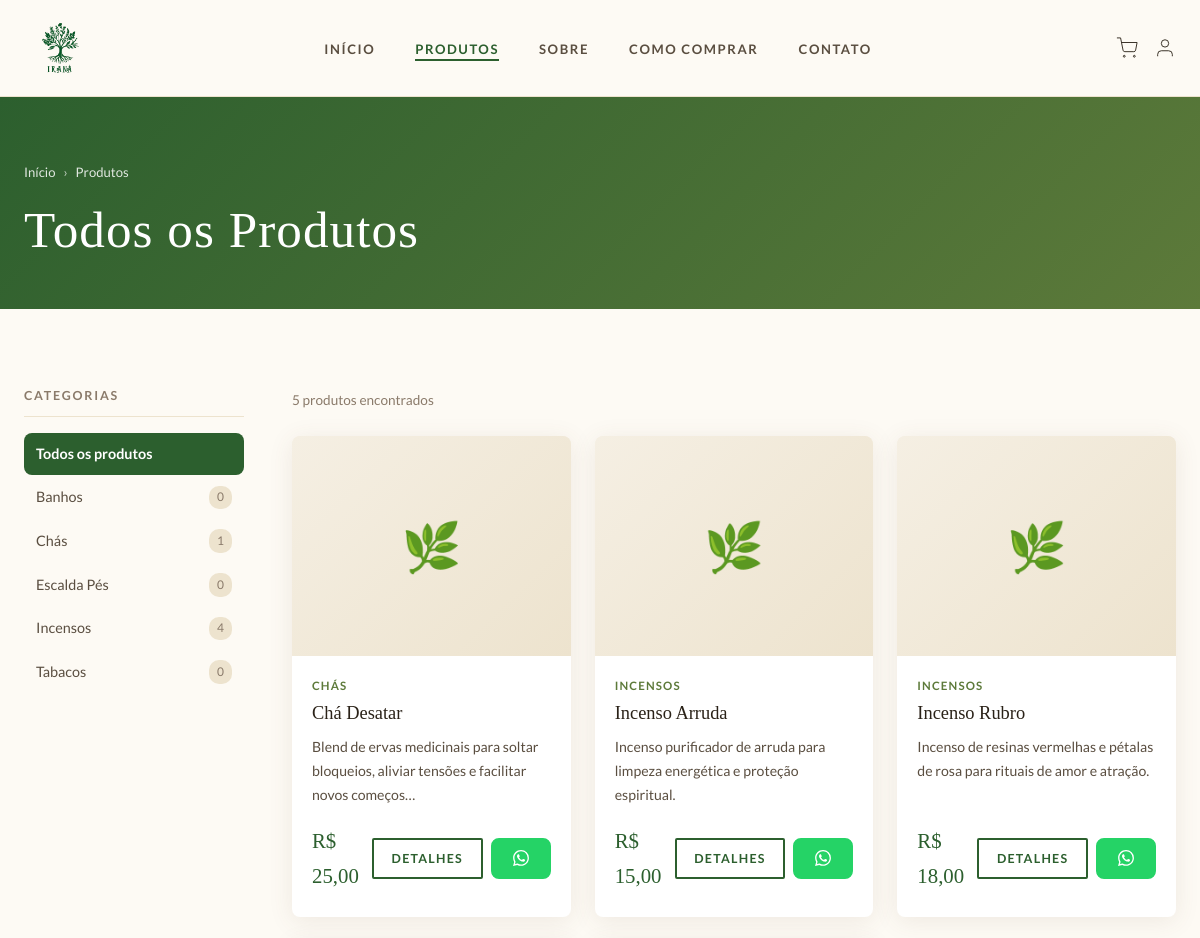
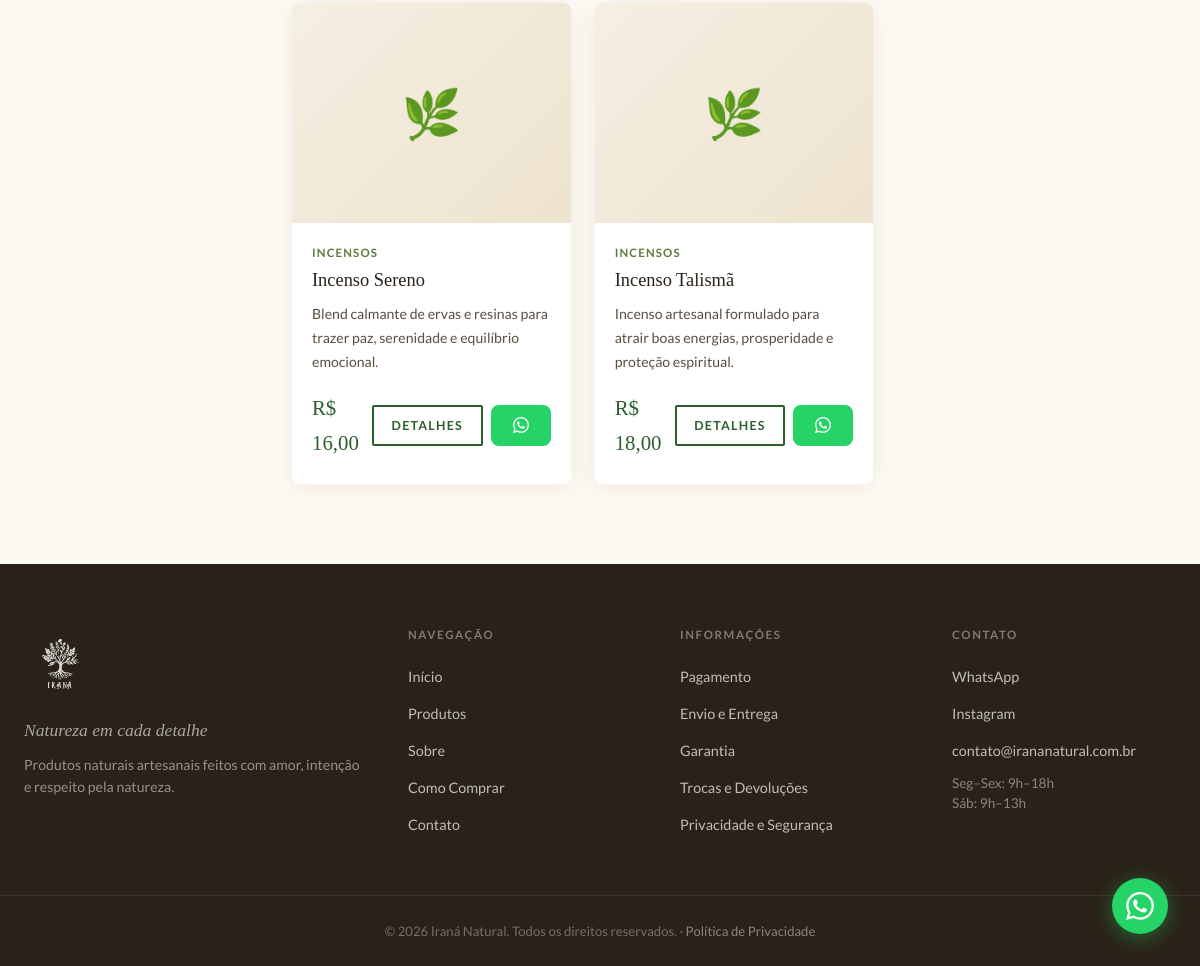
/produtos, run on the app's committed database (2 pictures, top to bottom).
### tables this page shows
CREATE TABLE IF NOT EXISTS `categorias` (
  `id` int unsigned NOT NULL AUTO_INCREMENT,
  `nome` varchar(100) NOT NULL,
  `slug` varchar(110) NOT NULL COMMENT 'URL amigável, único',
  `descricao` text,
  `imagem` varchar(255) DEFAULT NULL COMMENT 'Caminho relativo em uploads/categorias/',
  `ativo` tinyint(1) NOT NULL DEFAULT '1',
  `ordem` smallint NOT NULL DEFAULT '0' COMMENT 'Ordem de exibição no site',
  `criado_em` timestamp NOT NULL DEFAULT CURRENT_TIMESTAMP,
  PRIMARY KEY (`id`),
  UNIQUE KEY `uk_categorias_slug` (`slug`),
  KEY `idx_categorias_ativo_ordem` (`ativo`,`ordem`)
);

CREATE TABLE IF NOT EXISTS `produtos` (
  `id` int unsigned NOT NULL AUTO_INCREMENT,
  `categoria_id` int unsigned NOT NULL,
  `nome` varchar(150) NOT NULL,
  `slug` varchar(160) NOT NULL COMMENT 'URL amigável única',
  `sku` varchar(100) DEFAULT NULL COMMENT 'Código interno do produto (opcional)',
  `descricao_curta` text COMMENT 'Exibida em cards e listagens',
  `descricao_completa` text COMMENT 'Exibida na página do produto',
  `composicao` text COMMENT 'Lista de ingredientes/componentes',
  `modo_uso` text,
  `cuidados` text,
  `seo_titulo` varchar(70) DEFAULT NULL COMMENT 'Title tag para SEO (migration v1.1)',
  `seo_descricao` varchar(160) DEFAULT NULL COMMENT 'Meta description para SEO (migration v1.1)',
  `tags` text COMMENT 'Palavras-chave separadas por vírgula (migration v1.1)',
  `preco_venda` decimal(10,2) NOT NULL DEFAULT '0.00',
  `margem_desejada` decimal(5,2) NOT NULL DEFAULT '0.00' COMMENT 'Margem de lucro desejada em %',
  `custo_calculado` decimal(12,4) NOT NULL DEFAULT '0.0000' COMMENT 'Custo calculado via ficha técnica',
  `lucro_calculado` decimal(12,2) NOT NULL DEFAULT '0.00' COMMENT 'preco_venda - custo_calculado',
  `margem_real` decimal(5,2) NOT NULL DEFAULT '0.00' COMMENT 'Margem real em %',
  `estoque_atual` int NOT NULL DEFAULT '0',
  `estoque_minimo` int NOT NULL DEFAULT '0',
  `ativo` tinyint(1) NOT NULL DEFAULT '1',
  `criado_em` timestamp NOT NULL DEFAULT CURRENT_TIMESTAMP,
  `atualizado_em` timestamp NOT NULL DEFAULT CURRENT_TIMESTAMP ON UPDATE CURRENT_TIMESTAMP,
  PRIMARY KEY (`id`),
  UNIQUE KEY `uk_produtos_slug` (`slug`),
  UNIQUE KEY `uk_produtos_sku` (`sku`),
  KEY `idx_produtos_categoria` (`categoria_id`),
  KEY `idx_produtos_ativo` (`ativo`),
  KEY `idx_produtos_ativo_categoria` (`ativo`,`categoria_id`),
  CONSTRAINT `fk_produtos_categoria_id` FOREIGN KEY (`categoria_id`) REFERENCES `categorias` (`id`)
);

### app/Core/Controller.php (called while the page is built, shortened)
<?php
abstract class Controller
{
    protected function render(string $view, array $data = [], string $layout = 'default'): void
    {
        extract($data);
        $viewFile   = ROOT . "/app/Views/{$view}.php";
        require $viewFile;
    }
}

### app/Controllers/ProdutosController.php (called while the page is built, shortened)
<?php
class ProdutosController extends Controller
{
    private Produto   $produto;
    private Categoria $categoria;
    public function __construct()
    {
        $this->produto   = new Produto();
        $this->categoria = new Categoria();
    }
    public function index(): void
    {
        $categorias = $this->categoria->withProductCount();
        $produtos   = $this->produto->allAtivos();
        $this->render('produtos/index', compact('categorias', 'produtos', 'meta'));
    }
}

### index.php (called while the page is built, shortened)
<?php
require_once ROOT . '/config/database.php';
spl_autoload_register(function (string $class): void {
    $map = [
        'App\\Core\\'          => ROOT . '/app/Core/',
        'App\\Controllers\\'   => ROOT . '/app/Controllers/',
        'App\\Models\\'        => ROOT . '/app/Models/',
        'App\\Services\\'      => ROOT . '/app/Services/',
        'Admin\\Controllers\\' => ROOT . '/admin/Controllers/',
    ];
    foreach ($map as $prefix => $dir) {
        if (str_starts_with($class, $prefix)) {
            $file = $dir . str_replace('\\', '/', substr($class, strlen($prefix))) . '.php';
            return;
        }
    }
});
$router = new Router();
$router->get('/',                     'HomeController',    'index');
$router->get('produtos',              'ProdutosController','index');
$router->get('produtos/{cat}',        'ProdutosController','categoria');
$router->get('produtos/{cat}/{slug}', 'ProdutosController','show');
$router->get('sobre',                 'SobreController',   'index');
$router->get('contato',               'ContatoController',    'index');
$router->post('contato/enviar',       'ContatoController',    'enviar');
$router->get('como-comprar',          'ComoComprarController', 'index');
$router->get('politica-privacidade',  'PoliticaPrivacidadeController', 'index');
$router->get('envio',                 'EnvioController',       'index');
$router->get('pagamento',             'PagamentoController',   'index');
$router->get('garantia',              'GarantiaController',    'index');
$router->get('trocas',                 'TrocasController',      'index');
$router->get('minha-conta',                    'ClienteController', 'painel');
$router->get('minha-conta/login',              'ClienteController', 'login');
$router->post('minha-conta/login',             'ClienteController', 'login');
$router->get('minha-conta/logout',             'ClienteController', 'logout');
$router->get('minha-conta/cadastro',           'ClienteController', 'cadastro');
$router->post('minha-conta/cadastro',          'ClienteController', 'cadastro');
$router->get('minha-conta/recuperar-senha',    'ClienteController', 'recuperarSenha');
$router->post('minha-conta/recuperar-senha',   'ClienteController', 'recuperarSenha');
$router->get('minha-conta/nova-senha/{token}', 'ClienteController', 'novaSenha');
$router->post('minha-conta/nova-senha/{token}','ClienteController', 'novaSenha');
$router->get('minha-conta/editar',             'ClienteController', 'editarPerfil');
$router->post('minha-conta/editar',            'ClienteController', 'editarPerfil');
$router->get('carrinho',              'CarrinhoController', 'index');
$router->post('carrinho/adicionar',   'CarrinhoController', 'adicionar');
$router->post('carrinho/atualizar',   'CarrinhoController', 'atualizar');
$router->post('carrinho/remover',     'CarrinhoController', 'remover');
$router->get('carrinho/mini',         'CarrinhoController', 'mini');
$router->get('checkout',                    'CheckoutController', 'index');
$router->get('checkout/endereco',           'CheckoutController', 'endereco');
$router->post('checkout/endereco',          'CheckoutController', 'endereco');
$router->get('checkout/confirmar',          'CheckoutController', 'confirmar');
$router->post('checkout/finalizar',         'CheckoutController', 'finalizar');
$router->get('checkout/sucesso',              'CheckoutController', 'sucesso');
$router->get('checkout/obrigado/{numero}',    'CheckoutController', 'obrigado');
$router->get('checkout/aguardando/{numero}', 'CheckoutController', 'aguardando');
$router->get('checkout/status/{numero}',     'CheckoutController', 'statusCheck');
$router->post('webhook/infinitepay/{secret}','WebhookController',  'infinitepay');
$router->post('api/frete/calcular',          'FreteController',     'calcular');
$url    = trim($_GET['url'] ?? '', '/');
$method = $_SERVER['REQUEST_METHOD'];
$router->dispatch($url, $method);

### app/Core/Database.php (called while the page is built, shortened)
<?php
class Database
{
    private static ?PDO $instance = null;
    public static function getInstance(): PDO
    {
        if (self::$instance === null) {
            try {
                $dsn = 'mysql:host=' . DB_HOST . ';dbname=' . DB_NAME . ';charset=' . DB_CHARSET;
                self::$instance = new PDO($dsn, DB_USER, DB_PASS, [
                    PDO::ATTR_ERRMODE            => PDO::ERRMODE_EXCEPTION,
                    PDO::ATTR_DEFAULT_FETCH_MODE => PDO::FETCH_ASSOC,
                    PDO::ATTR_EMULATE_PREPARES   => false,
                ]);
            } catch (PDOException $e) {
                die('Erro de conexão com o banco de dados: ' . $e->getMessage());
            }
        }
        return self::$instance;
    }
}

### app/Core/Model.php (called while the page is built, shortened)
<?php
abstract class Model
{
    protected PDO $db;
    public function __construct()
    {
        $this->db = Database::getInstance();
    }
    public function query(string $sql, array $params = []): array
    {
        $stmt = $this->db->prepare($sql);
        $stmt->execute($params);
        return $stmt->fetchAll();
    }
}

### app/Models/Categoria.php (called while the page is built, shortened)
<?php
class Categoria extends Model
{
    public function withProductCount(): array
    {
        return $this->query(
            "SELECT c.*, COUNT(p.id) as total_produtos
             FROM categorias c
             LEFT JOIN produtos p ON p.categoria_id = c.id AND p.ativo = 1
             WHERE c.ativo = 1
             GROUP BY c.id
             ORDER BY c.nome ASC"
        );
    }
}

### app/Models/Produto.php (called while the page is built, shortened)
<?php
class Produto extends Model
{
    public function allAtivos(int $categoriaId = 0): array
    {
        $sql    = "SELECT p.*, c.nome as categoria_nome, c.slug as categoria_slug,
                          (SELECT caminho FROM imagens_produtos WHERE produto_id = p.id AND principal = 1 LIMIT 1) as imagem_principal,
                          (SELECT GROUP_CONCAT(caminho ORDER BY principal DESC, ordem ASC SEPARATOR '|')
                           FROM imagens_produtos WHERE produto_id = p.id) as todas_imagens
                   FROM produtos p
                   JOIN categorias c ON c.id = p.categoria_id
                   WHERE p.ativo = 1";
        $params = [];
        $sql .= " ORDER BY p.nome ASC";
        return $this->query($sql, $params);
    }
}

### app/Core/Helper.php (called while the page is built, shortened)
<?php
class Helper
{
    public static function money(float $value): string
    {
        return 'R$ ' . number_format($value, 2, ',', '.');
    }
    public static function whatsappProduct(string $productName): string
    {
        $msg = "Olá! Tenho interesse no produto *{$productName}* da Iraná Natural. Poderia me dar mais informações?";
        return 'https://wa.me/' . WHATSAPP . '?text=' . urlencode($msg);
    }
    public static function excerpt(string $text, int $length = 120): string
    {
        $plain = strip_tags($text);
        if (mb_strlen($plain) <= $length) return $plain;
        return mb_substr($plain, 0, $length) . '…';
    }
}

### app/Views/produtos/index.php (the view, shortened to what this page needs)
<section class="page-hero">
    <div class="container">
        <nav class="breadcrumb" aria-label="Trilha de navegação">
            <a href="<?= APP_URL ?>/">Início</a>
            <span>›</span>
            <a href="<?= APP_URL ?>/produtos">Produtos</a>
        </nav>
        <h1><?= !empty($cat) ? htmlspecialchars($cat['nome'], ENT_QUOTES, 'UTF-8') : 'Todos os Produtos' ?></h1>
    </div>
</section>
<section class="section-produtos-lista">
    <div class="container produtos-layout">
        <aside class="produtos-sidebar">
            <h3>Categorias</h3>
            <ul class="sidebar-cats">
                <li>
                    <a href="<?= APP_URL ?>/produtos"
                       class="<?= empty($cat) ? 'active' : '' ?>">
                        Todos os produtos
                    </a>
                </li>
                <?php foreach ($categorias as $c): ?>
                <li>
                    <a href="<?= APP_URL ?>/produtos/<?= $c['slug'] ?>"
                       class="<?= (!empty($cat) && $cat['slug'] === $c['slug']) ? 'active' : '' ?>">
                        <?= htmlspecialchars($c['nome'], ENT_QUOTES, 'UTF-8') ?>
                        <span class="sidebar-count"><?= $c['total_produtos'] ?></span>
                    </a>
                </li>
                <?php endforeach; ?>
            </ul>
        </aside>
        <div class="produtos-main">
            <?php if (empty($produtos)): ?>
            <div class="produtos-vazio">
                <div class="vazio-icon">🌿</div>
                <p>Nenhum produto encontrado nesta categoria no momento.</p>
                <a href="<?= APP_URL ?>/produtos" class="btn btn-outline">Ver todos os produtos</a>
            </div>
            <?php else: ?>
            <div class="produtos-count">
                <?= count($produtos) ?> produto<?= count($produtos) != 1 ? 's' : '' ?> encontrado<?= count($produtos) != 1 ? 's' : '' ?>
            </div>
            <div class="produtos-grid">
                <?php foreach ($produtos as $produto): ?>
                <?php
                $cardImagens = [];
                $cardHref = APP_URL . '/produtos/' . $produto['categoria_slug'] . '/' . $produto['slug'];
                ?>
                <div class="produto-card">
                    <div class="card-gallery"
                         <?= count($cardImagens) > 1 ? 'data-images=\'' . htmlspecialchars(json_encode($cardImagens, JSON_UNESCAPED_UNICODE | JSON_UNESCAPED_SLASHES), ENT_QUOTES, 'UTF-8') . '\'' : '' ?>>
                        <a href="<?= $cardHref ?>" class="produto-card-img-wrap">
                            <?php if (!empty($cardImagens)): ?>
                            <img src="<?= $cardImagens[0] ?>"
                                 alt="<?= htmlspecialchars($produto['nome'], ENT_QUOTES, 'UTF-8') ?>"
                                 loading="lazy"
                                 onerror="this.onerror=null;this.src='<?= APP_URL ?>/assets/images/placeholder.svg'">
                            <?php else: ?>
                            <div class="produto-img-placeholder">🌿</div>
                            <?php endif; ?>
                        </a>
                    </div>
                    <div class="produto-card-body">
                        <span class="produto-categoria"><?= htmlspecialchars($produto['categoria_nome'], ENT_QUOTES, 'UTF-8') ?></span>
                        <h3 class="produto-nome">
                            <a href="<?= APP_URL ?>/produtos/<?= $produto['categoria_slug'] ?>/<?= $produto['slug'] ?>">
                                <?= htmlspecialchars($produto['nome'], ENT_QUOTES, 'UTF-8') ?>
                            </a>
                        </h3>
                        <?php if ($produto['descricao_curta']): ?>
                        <p class="produto-desc"><?= htmlspecialchars(Helper::excerpt($produto['descricao_curta'], 90), ENT_QUOTES, 'UTF-8') ?></p>
                        <?php endif; ?>
                        <div class="produto-card-footer">
                            <span class="produto-preco"><?= Helper::money((float)$produto['preco_venda']) ?></span>
                            <div class="produto-actions">
                                <a href="<?= APP_URL ?>/produtos/<?= $produto['categoria_slug'] ?>/<?= $produto['slug'] ?>"
                                   class="btn btn-outline btn-sm">Detalhes</a>
                                <a href="<?= Helper::whatsappProduct($produto['nome']) ?>"
                                   target="_blank" rel="noopener"
                                   class="btn btn-whatsapp btn-sm" title="Comprar pelo WhatsApp">
                                </a>
                            </div>
                        </div>
                    </div>
                </div>
                <?php endforeach; ?>
            </div>
            <?php endif; ?>
        </div>
    </div>
</section>

### app/Core/Router.php (shortened to what this page needs)
<?php
class Router
{
    private array $routes = [];
    public function get(string $pattern, string $controller, string $action): void
    {
        $this->routes[] = ['GET', $pattern, $controller, $action];
    }
    public function post(string $pattern, string $controller, string $action): void
    {
        $this->routes[] = ['POST', $pattern, $controller, $action];
    }
    public function dispatch(string $url, string $method): void
    {
        $url = trim($url, '/');
        foreach ($this->routes as [$httpMethod, $pattern, $controllerName, $action]) {
            $pattern = trim($pattern, '/');
            $regex   = preg_replace('/\{(\w+)\}/', '([^/]+)', $pattern);
            $regex   = '#^' . $regex . '$#u';
            if (preg_match($regex, $url, $matches)) {
                array_shift($matches);
                $controller = new $class();
                $controller->$action(...$matches);
                return;
            }
        }
    }
}

### data on the page
categorias: nome "Banhos", total_produtos "0"
categorias: nome "Chás", total_produtos "1"
categorias: nome "Escalda Pés", total_produtos "0"
categorias: nome "Incensos", total_produtos "4"
categorias: nome "Tabacos", total_produtos "0"
produtos: categoria.nome "CHÁS", nome "Chá Desatar", descricao_curta "Blend de ervas medicinais para soltar bloqueios, aliviar tensões e facilitar novos começos…", preco_venda "R$ 25,00"
produtos: categoria.nome "INCENSOS", nome "Incenso Arruda", descricao_curta "Incenso purificador de arruda para limpeza energética e proteção espiritual.", preco_venda "R$ 15,00"
produtos: categoria.nome "INCENSOS", nome "Incenso Rubro", descricao_curta "Incenso de resinas vermelhas e pétalas de rosa para rituais de amor e atração.", preco_venda "R$ 18,00"
produtos: categoria.nome "INCENSOS", nome "Incenso Sereno", descricao_curta "Blend calmante de ervas e resinas para trazer paz, serenidade e equilíbrio emocional.", preco_venda "R$ 16,00"
produtos: categoria.nome "INCENSOS", nome "Incenso Talismã", descricao_curta "Incenso artesanal formulado para atrair boas energias, prosperidade e proteção espiritual.", preco_venda "R$ 18,00"

### other printed values
count($produtos) "5"
